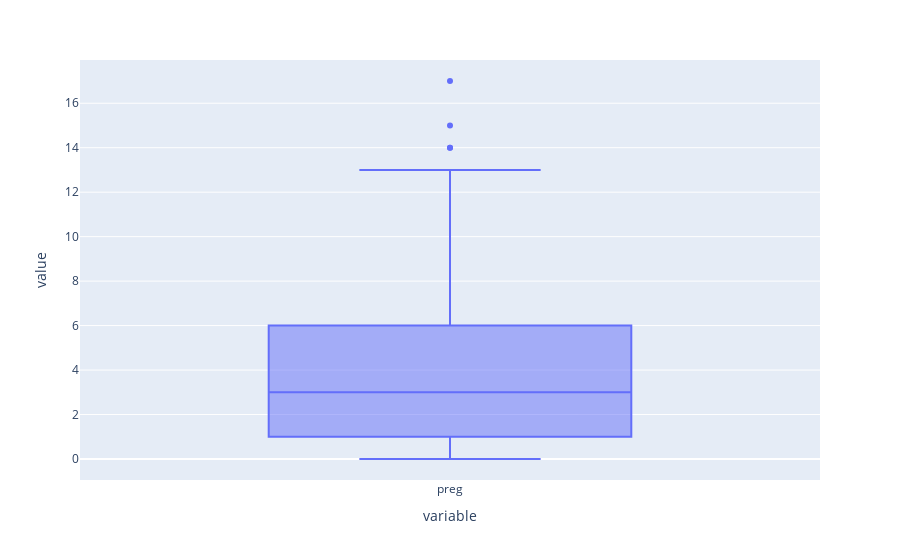

This figure's notebook cell:
### Markdown cell above
# Checking for outliers

### Code cell
px.box(df['preg'])

### Figure 1 — Plotly figure (JSON) as saved in the notebook; plotly's stock layout.template omitted (floating-point values rounded to 4 significant figures; data arrays with more than 128 entries replaced by an {"elided": "..."} marker saying what was removed)
{"data": [{"alignmentgroup": "True", "hovertemplate": "variable=%{x}<br>value=%{y}<extra></extra>", "legendgroup": "", "marker": {"color": "#636efa"}, "name": "", "notched": false, "offsetgroup": "", "orientation": "v", "showlegend": false, "type": "box", "x": {"elided": "768 str values"}, "x0": " ", "xaxis": "x", "y": {"elided": "768 int values"}, "y0": " ", "yaxis": "y"}], "layout": {"boxmode": "group", "legend": {"tracegroupgap": 0}, "margin": {"t": 60}, "xaxis": {"anchor": "y", "domain": [0, 1], "title": {"text": "variable"}}, "yaxis": {"anchor": "x", "domain": [0, 1], "title": {"text": "value"}}}}
